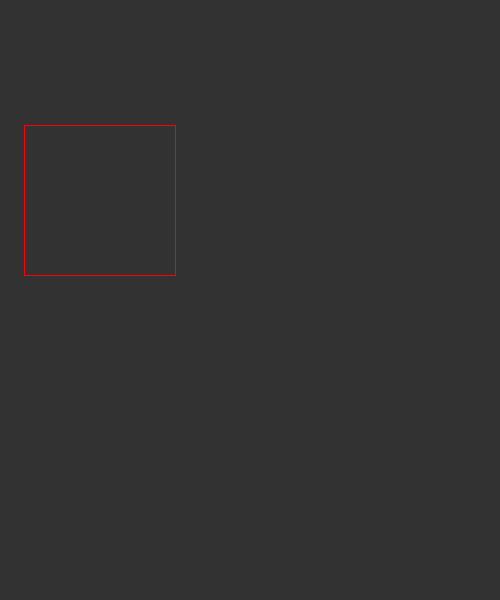
Frame 1 (no input)
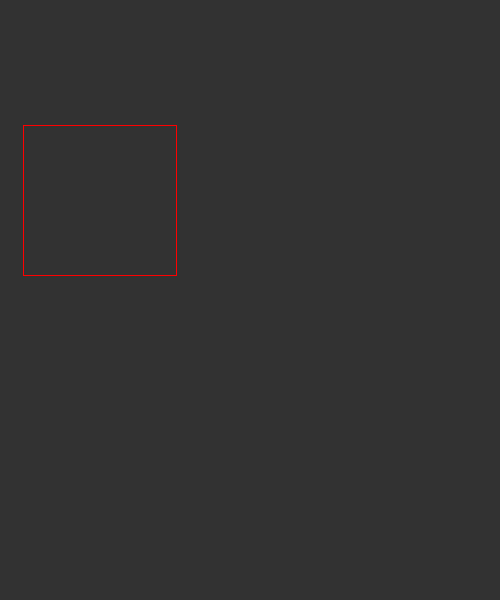
Frame 60 (the mouse pressed at the canvas centre just before this capture)
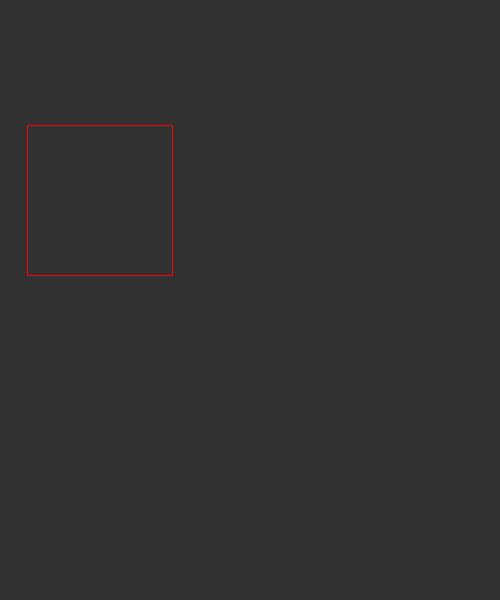
Frame 120 (the mouse held since frame 60 and released just before this capture)

The Processing sketch that drew these frames (run headless with seeded random() and noise(); from frame 60 on, the mouse is pressed at the canvas centre):

// Processing sketch: inclass_buttons
// ── inclass_buttons.pde
int btnX, btnY;
float btnW, btnH;

void setup() {
  size(500, 600);
  background(50);
  rectMode(CENTER);
  btnX=100;
  btnY=200;
  btnW=120;
  btnH=150;}

void draw() {
  background(50);
  
  float freq = frameCount * 0.05;   //or use: radians(frameCount);
  float amp = 20;
  float sinValue = sin(freq) * amp;
  btnW = 120 + sinValue;   // 100 - 140
  btnW = 150 + sinValue;
  
  if (mouseX > btnX - btnW/2 && mouseX <btnX+btnW/2 
    && mouseY > btnY - btnH/2 && mouseY < btnY + btnH/2 ) {
    fill(255, 0, 0);
    noStroke();
  } else {
    noFill();
    stroke(255, 0, 0);
  }
  rect(btnX, btnY, btnW, btnH);
}
